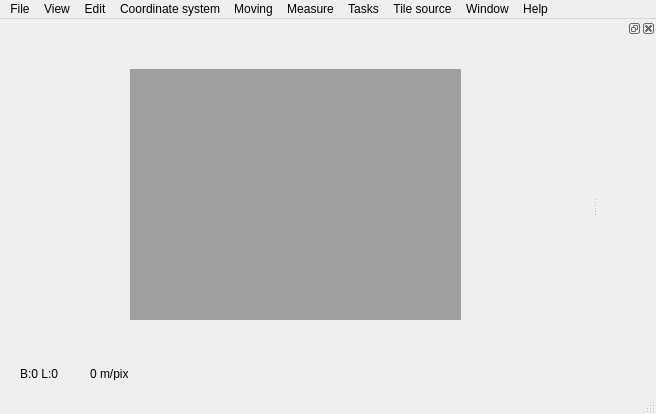
<?xml version="1.0" encoding="UTF-8"?>
<ui version="4.0">
 <class>MainWindow</class>
 <widget class="QMainWindow" name="MainWindow">
  <property name="geometry">
   <rect>
    <x>0</x>
    <y>0</y>
    <width>656</width>
    <height>414</height>
   </rect>
  </property>
  <property name="windowTitle">
   <string>Gpx on map</string>
  </property>
  <widget class="QWidget" name="centralwidget">
   <widget class="QLabel" name="lbCoord">
    <property name="geometry">
     <rect>
      <x>20</x>
      <y>348</y>
      <width>47</width>
      <height>13</height>
     </rect>
    </property>
    <property name="text">
     <string>B:0 L:0</string>
    </property>
   </widget>
   <widget class="QLabel" name="lbScale">
    <property name="geometry">
     <rect>
      <x>90</x>
      <y>348</y>
      <width>47</width>
      <height>13</height>
     </rect>
    </property>
    <property name="text">
     <string>0 m/pix</string>
    </property>
   </widget>
   <widget class="QMdiArea" name="mdiArea">
    <property name="geometry">
     <rect>
      <x>130</x>
      <y>50</y>
      <width>331</width>
      <height>251</height>
     </rect>
    </property>
   </widget>
  </widget>
  <widget class="QMenuBar" name="menubar">
   <property name="geometry">
    <rect>
     <x>0</x>
     <y>0</y>
     <width>656</width>
     <height>21</height>
    </rect>
   </property>
   <widget class="QMenu" name="menuFile">
    <property name="title">
     <string>File</string>
    </property>
    <addaction name="actionOpenMap"/>
    <addaction name="separator"/>
    <addaction name="actionCreateGpx"/>
    <addaction name="actionOpenGpx"/>
    <addaction name="actionSaveGpx"/>
    <addaction name="actionSaveGpxAs"/>
    <addaction name="actionCloseGpx"/>
    <addaction name="separator"/>
    <addaction name="actionImport"/>
    <addaction name="separator"/>
    <addaction name="actionSettings"/>
    <addaction name="separator"/>
    <addaction name="actionQuit"/>
   </widget>
   <widget class="QMenu" name="menuView">
    <property name="title">
     <string>View</string>
    </property>
    <addaction name="actionTileBoundaries"/>
    <addaction name="separator"/>
    <addaction name="actionHideTrackColumns"/>
    <addaction name="actionHideWptColumns"/>
    <addaction name="separator"/>
    <addaction name="actionDefaultGpxColWidth"/>
    <addaction name="actionDefaultTrkColWidth"/>
    <addaction name="actionDefaultWptColWidth"/>
    <addaction name="separator"/>
    <addaction name="actionLocalTimeGpx"/>
   </widget>
   <widget class="QMenu" name="menuEdit">
    <property name="title">
     <string>Edit</string>
    </property>
    <widget class="QMenu" name="menuArrDepTime">
     <property name="title">
      <string>Arrival and departure time</string>
     </property>
     <addaction name="actionArrTime"/>
     <addaction name="actionDepTime"/>
    </widget>
    <addaction name="actionTrackProp"/>
    <addaction name="actionMergeTracks"/>
    <addaction name="actionCutTrack"/>
    <addaction name="actionRemoveEqPoints"/>
    <addaction name="actionRemoveAzPoints"/>
    <addaction name="separator"/>
    <addaction name="actionAddOnClick"/>
    <addaction name="actionInsertOnClick"/>
    <addaction name="actionMoveTrackPoint"/>
    <addaction name="actionEditTrackPoint"/>
    <addaction name="actionDeleteTrackPoints"/>
    <addaction name="actionDeletePointsAbove"/>
    <addaction name="actionDeletePointsBelow"/>
    <addaction name="actionAverageCoordinates"/>
    <addaction name="actionCalculateTime"/>
    <addaction name="actionEquateCoordToPrec"/>
    <addaction name="actionEquateCoordToNext"/>
    <addaction name="separator"/>
    <addaction name="actionAddWayPoint"/>
    <addaction name="actionEditWayPoint"/>
    <addaction name="actionSortWayPoints"/>
    <addaction name="actionAlignWptTpt"/>
    <addaction name="menuArrDepTime"/>
    <addaction name="actionDeleteWaypoints"/>
   </widget>
   <widget class="QMenu" name="menuCoordinate_system">
    <property name="title">
     <string>Coordinate system</string>
    </property>
    <addaction name="actionPixels"/>
    <addaction name="actionMeters"/>
    <addaction name="actionDeg"/>
    <addaction name="actionDegMin"/>
    <addaction name="actionDegMinSec"/>
    <addaction name="actionRad"/>
   </widget>
   <widget class="QMenu" name="menuHelp">
    <property name="title">
     <string>Help</string>
    </property>
    <addaction name="actionHelp"/>
    <addaction name="actionAbout"/>
    <addaction name="actionAboutQt"/>
    <addaction name="actionTest"/>
   </widget>
   <widget class="QMenu" name="menuWindows">
    <property name="title">
     <string>Window</string>
    </property>
    <addaction name="actionCloseMap"/>
    <addaction name="actionCloseAllMap"/>
    <addaction name="separator"/>
    <addaction name="actionTileMap"/>
    <addaction name="actionCascadeMap"/>
    <addaction name="separator"/>
    <addaction name="actionNextMap"/>
    <addaction name="actionPrevMap"/>
    <addaction name="separator"/>
    <addaction name="actionTabbedMap"/>
   </widget>
   <widget class="QMenu" name="menuMoving">
    <property name="title">
     <string>Moving</string>
    </property>
    <addaction name="actionMoveGpxUp"/>
    <addaction name="actionMoveGpxDown"/>
    <addaction name="separator"/>
    <addaction name="actionFirstTrackPoint"/>
    <addaction name="actionPreviosTrackPoint"/>
    <addaction name="actionNextTrackPoint"/>
    <addaction name="actionLastTrackPoint"/>
    <addaction name="actionMoveByNTreckPoints"/>
    <addaction name="actionToNextStop"/>
    <addaction name="separator"/>
    <addaction name="actionToPointWithAltMin"/>
    <addaction name="actionToPointWithAltMax"/>
    <addaction name="actionToPointWithSpeedMax"/>
    <addaction name="separator"/>
    <addaction name="actionPrevWaypoint"/>
    <addaction name="actionNextWaypoint"/>
    <addaction name="actionToPrevWaypoint"/>
    <addaction name="actionToNextWaypoint"/>
    <addaction name="separator"/>
    <addaction name="actionMoveToPoint"/>
    <addaction name="actionMoveToCurrentTrackPoint"/>
    <addaction name="actionMoveToCurrentWaypoint"/>
   </widget>
   <widget class="QMenu" name="menuTileSource">
    <property name="title">
     <string>Tile source</string>
    </property>
    <addaction name="actionNetwork"/>
    <addaction name="actionCache"/>
    <addaction name="actionCacheNetwork"/>
   </widget>
   <widget class="QMenu" name="menuTasks">
    <property name="title">
     <string>Tasks</string>
    </property>
    <addaction name="actionMovementIndicators"/>
    <addaction name="actionMapProperty"/>
    <addaction name="actionTrackProperty"/>
    <addaction name="separator"/>
    <addaction name="actionTripReport"/>
    <addaction name="actionTownWeather"/>
   </widget>
   <widget class="QMenu" name="menuMeasure">
    <property name="title">
     <string>Measure</string>
    </property>
    <addaction name="actionMeasure"/>
    <addaction name="actionClearMeasure"/>
   </widget>
   <addaction name="menuFile"/>
   <addaction name="menuView"/>
   <addaction name="menuEdit"/>
   <addaction name="menuCoordinate_system"/>
   <addaction name="menuMoving"/>
   <addaction name="menuMeasure"/>
   <addaction name="menuTasks"/>
   <addaction name="menuTileSource"/>
   <addaction name="menuWindows"/>
   <addaction name="menuHelp"/>
  </widget>
  <widget class="QStatusBar" name="statusbar"/>
  <widget class="QDockWidget" name="dockWidget">
   <attribute name="dockWidgetArea">
    <number>2</number>
   </attribute>
   <widget class="QWidget" name="dockWidgetContents"/>
  </widget>
  <action name="actionPixels">
   <property name="checkable">
    <bool>true</bool>
   </property>
   <property name="text">
    <string>Pixels</string>
   </property>
  </action>
  <action name="actionMeters">
   <property name="checkable">
    <bool>true</bool>
   </property>
   <property name="text">
    <string>Meters</string>
   </property>
  </action>
  <action name="actionDeg">
   <property name="checkable">
    <bool>true</bool>
   </property>
   <property name="text">
    <string>Degrees</string>
   </property>
  </action>
  <action name="actionDegMin">
   <property name="checkable">
    <bool>true</bool>
   </property>
   <property name="text">
    <string>Degrees, minutes</string>
   </property>
  </action>
  <action name="actionDegMinSec">
   <property name="checkable">
    <bool>true</bool>
   </property>
   <property name="text">
    <string>Degrees, minutes, seconds</string>
   </property>
  </action>
  <action name="actionRad">
   <property name="checkable">
    <bool>true</bool>
   </property>
   <property name="text">
    <string>Radians</string>
   </property>
  </action>
  <action name="actionHelp">
   <property name="text">
    <string>Help</string>
   </property>
  </action>
  <action name="actionAbout">
   <property name="text">
    <string>About</string>
   </property>
  </action>
  <action name="actionAboutQt">
   <property name="icon">
    <iconset resource="gpxonmap.qrc">
     <normaloff>:/resources/qt.png</normaloff>:/resources/qt.png</iconset>
   </property>
   <property name="text">
    <string>About Qt</string>
   </property>
  </action>
  <action name="actionOpenMap">
   <property name="icon">
    <iconset resource="gpxonmap.qrc">
     <normaloff>:/resources/openmap.png</normaloff>:/resources/openmap.png</iconset>
   </property>
   <property name="text">
    <string>Open map</string>
   </property>
  </action>
  <action name="actionSettings">
   <property name="icon">
    <iconset resource="gpxonmap.qrc">
     <normaloff>:/resources/settings.png</normaloff>:/resources/settings.png</iconset>
   </property>
   <property name="text">
    <string>Settings</string>
   </property>
  </action>
  <action name="actionQuit">
   <property name="icon">
    <iconset resource="gpxonmap.qrc">
     <normaloff>:/resources/off.png</normaloff>:/resources/off.png</iconset>
   </property>
   <property name="text">
    <string>Quit</string>
   </property>
  </action>
  <action name="actionOpenGpx">
   <property name="icon">
    <iconset resource="gpxonmap.qrc">
     <normaloff>:/resources/opengpx.png</normaloff>:/resources/opengpx.png</iconset>
   </property>
   <property name="text">
    <string>Open gpx</string>
   </property>
  </action>
  <action name="actionSaveGpx">
   <property name="icon">
    <iconset resource="gpxonmap.qrc">
     <normaloff>:/resources/save.png</normaloff>:/resources/save.png</iconset>
   </property>
   <property name="text">
    <string>Save gpx</string>
   </property>
  </action>
  <action name="actionSaveGpxAs">
   <property name="icon">
    <iconset resource="gpxonmap.qrc">
     <normaloff>:/resources/saveas.png</normaloff>:/resources/saveas.png</iconset>
   </property>
   <property name="text">
    <string>Save gpx as...</string>
   </property>
  </action>
  <action name="actionCloseMap">
   <property name="text">
    <string>Close</string>
   </property>
  </action>
  <action name="actionCloseAllMap">
   <property name="text">
    <string>Close all</string>
   </property>
  </action>
  <action name="actionTileMap">
   <property name="text">
    <string>Tile</string>
   </property>
  </action>
  <action name="actionCascadeMap">
   <property name="text">
    <string>Cascade</string>
   </property>
  </action>
  <action name="actionNextMap">
   <property name="text">
    <string>Next</string>
   </property>
  </action>
  <action name="actionPrevMap">
   <property name="text">
    <string>Previouse</string>
   </property>
  </action>
  <action name="actionTabbedMap">
   <property name="checkable">
    <bool>true</bool>
   </property>
   <property name="text">
    <string>Tabbed</string>
   </property>
  </action>
  <action name="actionMoveToPoint">
   <property name="icon">
    <iconset resource="gpxonmap.qrc">
     <normaloff>:/resources/gotopnt.png</normaloff>:/resources/gotopnt.png</iconset>
   </property>
   <property name="text">
    <string>Move to point</string>
   </property>
  </action>
  <action name="actionTrackProp">
   <property name="icon">
    <iconset resource="gpxonmap.qrc">
     <normaloff>:/resources/trackprop.png</normaloff>:/resources/trackprop.png</iconset>
   </property>
   <property name="text">
    <string>Track property</string>
   </property>
  </action>
  <action name="actionMergeTracks">
   <property name="icon">
    <iconset resource="gpxonmap.qrc">
     <normaloff>:/resources/merge.png</normaloff>:/resources/merge.png</iconset>
   </property>
   <property name="text">
    <string>Merge tracks</string>
   </property>
  </action>
  <action name="actionCutTrack">
   <property name="icon">
    <iconset resource="gpxonmap.qrc">
     <normaloff>:/resources/cut.png</normaloff>:/resources/cut.png</iconset>
   </property>
   <property name="text">
    <string>Cat track</string>
   </property>
  </action>
  <action name="actionRemoveEqPoints">
   <property name="icon">
    <iconset resource="gpxonmap.qrc">
     <normaloff>:/resources/deleqpnt.png</normaloff>:/resources/deleqpnt.png</iconset>
   </property>
   <property name="text">
    <string>Delete points with equalent coordinates</string>
   </property>
  </action>
  <action name="actionRemoveAzPoints">
   <property name="icon">
    <iconset resource="gpxonmap.qrc">
     <normaloff>:/resources/delazpnt.png</normaloff>:/resources/delazpnt.png</iconset>
   </property>
   <property name="text">
    <string>Remove points that slightly deviate from the path</string>
   </property>
  </action>
  <action name="actionAddOnClick">
   <property name="checkable">
    <bool>true</bool>
   </property>
   <property name="icon">
    <iconset resource="gpxonmap.qrc">
     <normaloff>:/resources/pappend.png</normaloff>:/resources/pappend.png</iconset>
   </property>
   <property name="text">
    <string>Add point by clicking on map</string>
   </property>
  </action>
  <action name="actionInsertOnClick">
   <property name="checkable">
    <bool>true</bool>
   </property>
   <property name="icon">
    <iconset resource="gpxonmap.qrc">
     <normaloff>:/resources/pinsert.png</normaloff>:/resources/pinsert.png</iconset>
   </property>
   <property name="text">
    <string>Insert point by clicking on map</string>
   </property>
  </action>
  <action name="actionMoveTrackPoint">
   <property name="checkable">
    <bool>true</bool>
   </property>
   <property name="icon">
    <iconset resource="gpxonmap.qrc">
     <normaloff>:/resources/movepnt.png</normaloff>:/resources/movepnt.png</iconset>
   </property>
   <property name="text">
    <string>Movement track point</string>
   </property>
  </action>
  <action name="actionEditTrackPoint">
   <property name="icon">
    <iconset resource="gpxonmap.qrc">
     <normaloff>:/resources/pedit.png</normaloff>:/resources/pedit.png</iconset>
   </property>
   <property name="text">
    <string>Edit track point</string>
   </property>
  </action>
  <action name="actionDeleteTrackPoints">
   <property name="icon">
    <iconset resource="gpxonmap.qrc">
     <normaloff>:/resources/pdel.png</normaloff>:/resources/pdel.png</iconset>
   </property>
   <property name="text">
    <string>Delete track points</string>
   </property>
  </action>
  <action name="actionDeletePointsAbove">
   <property name="icon">
    <iconset resource="gpxonmap.qrc">
     <normaloff>:/resources/pdelup.png</normaloff>:/resources/pdelup.png</iconset>
   </property>
   <property name="text">
    <string>Delete all points above current</string>
   </property>
  </action>
  <action name="actionDeletePointsBelow">
   <property name="icon">
    <iconset resource="gpxonmap.qrc">
     <normaloff>:/resources/pdeldown.png</normaloff>:/resources/pdeldown.png</iconset>
   </property>
   <property name="text">
    <string>Delete all points below current</string>
   </property>
  </action>
  <action name="actionAverageCoordinates">
   <property name="icon">
    <iconset resource="gpxonmap.qrc">
     <normaloff>:/resources/averaging.png</normaloff>:/resources/averaging.png</iconset>
   </property>
   <property name="text">
    <string>Average coordinates selected points</string>
   </property>
  </action>
  <action name="actionCalculateTime">
   <property name="icon">
    <iconset resource="gpxonmap.qrc">
     <normaloff>:/resources/calctinpnt.png</normaloff>:/resources/calctinpnt.png</iconset>
   </property>
   <property name="text">
    <string>Calculate  time at intermediate points</string>
   </property>
  </action>
  <action name="actionEditWayPoint">
   <property name="icon">
    <iconset resource="gpxonmap.qrc">
     <normaloff>:/resources/wptedit.png</normaloff>:/resources/wptedit.png</iconset>
   </property>
   <property name="text">
    <string>Edit waypoint</string>
   </property>
  </action>
  <action name="actionCache">
   <property name="checkable">
    <bool>true</bool>
   </property>
   <property name="text">
    <string>Cache</string>
   </property>
  </action>
  <action name="actionNetwork">
   <property name="checkable">
    <bool>true</bool>
   </property>
   <property name="text">
    <string>Internet</string>
   </property>
  </action>
  <action name="actionCacheNetwork">
   <property name="checkable">
    <bool>true</bool>
   </property>
   <property name="checked">
    <bool>true</bool>
   </property>
   <property name="text">
    <string>Cache and Internet</string>
   </property>
  </action>
  <action name="actionMoveGpxUp">
   <property name="icon">
    <iconset resource="gpxonmap.qrc">
     <normaloff>:/resources/moveup.png</normaloff>:/resources/moveup.png</iconset>
   </property>
   <property name="text">
    <string>Move gpx up</string>
   </property>
  </action>
  <action name="actionMoveGpxDown">
   <property name="icon">
    <iconset resource="gpxonmap.qrc">
     <normaloff>:/resources/movedown.png</normaloff>:/resources/movedown.png</iconset>
   </property>
   <property name="text">
    <string>Move gpx down</string>
   </property>
  </action>
  <action name="actionFirstTrackPoint">
   <property name="icon">
    <iconset resource="gpxonmap.qrc">
     <normaloff>:/resources/gofirst.png</normaloff>:/resources/gofirst.png</iconset>
   </property>
   <property name="text">
    <string>First track point</string>
   </property>
  </action>
  <action name="actionPreviosTrackPoint">
   <property name="icon">
    <iconset resource="gpxonmap.qrc">
     <normaloff>:/resources/goprev.png</normaloff>:/resources/goprev.png</iconset>
   </property>
   <property name="text">
    <string>Previos track point</string>
   </property>
  </action>
  <action name="actionNextTrackPoint">
   <property name="icon">
    <iconset resource="gpxonmap.qrc">
     <normaloff>:/resources/gonext.png</normaloff>:/resources/gonext.png</iconset>
   </property>
   <property name="text">
    <string>Next track point</string>
   </property>
  </action>
  <action name="actionLastTrackPoint">
   <property name="icon">
    <iconset resource="gpxonmap.qrc">
     <normaloff>:/resources/golast.png</normaloff>:/resources/golast.png</iconset>
   </property>
   <property name="text">
    <string>Last track point</string>
   </property>
  </action>
  <action name="actionMoveByNTreckPoints">
   <property name="icon">
    <iconset resource="gpxonmap.qrc">
     <normaloff>:/resources/go_n.png</normaloff>:/resources/go_n.png</iconset>
   </property>
   <property name="text">
    <string>Мove by n track points</string>
   </property>
  </action>
  <action name="actionToNextStop">
   <property name="icon">
    <iconset resource="gpxonmap.qrc">
     <normaloff>:/resources/gostop.png</normaloff>:/resources/gostop.png</iconset>
   </property>
   <property name="text">
    <string>To the next stop</string>
   </property>
  </action>
  <action name="actionToPointWithAltMin">
   <property name="icon">
    <iconset resource="gpxonmap.qrc">
     <normaloff>:/resources/gominh.png</normaloff>:/resources/gominh.png</iconset>
   </property>
   <property name="text">
    <string>To track point with minimum height</string>
   </property>
  </action>
  <action name="actionToPointWithAltMax">
   <property name="icon">
    <iconset resource="gpxonmap.qrc">
     <normaloff>:/resources/gomaxh.png</normaloff>:/resources/gomaxh.png</iconset>
   </property>
   <property name="text">
    <string>To track point with maximum height</string>
   </property>
  </action>
  <action name="actionToPointWithSpeedMax">
   <property name="icon">
    <iconset resource="gpxonmap.qrc">
     <normaloff>:/resources/govmax.png</normaloff>:/resources/govmax.png</iconset>
   </property>
   <property name="text">
    <string>To track point with maximum speed</string>
   </property>
  </action>
  <action name="actionToNextWaypoint">
   <property name="icon">
    <iconset resource="gpxonmap.qrc">
     <normaloff>:/resources/tonextwpt.png</normaloff>:/resources/tonextwpt.png</iconset>
   </property>
   <property name="text">
    <string>To next waypoint</string>
   </property>
  </action>
  <action name="actionToPrevWaypoint">
   <property name="icon">
    <iconset resource="gpxonmap.qrc">
     <normaloff>:/resources/toprevwpt.png</normaloff>:/resources/toprevwpt.png</iconset>
   </property>
   <property name="text">
    <string>To previous waypoint</string>
   </property>
  </action>
  <action name="actionMoveToCurrentTrackPoint">
   <property name="icon">
    <iconset resource="gpxonmap.qrc">
     <normaloff>:/resources/gototrkpnt.png</normaloff>:/resources/gototrkpnt.png</iconset>
   </property>
   <property name="text">
    <string>Move to current track point</string>
   </property>
  </action>
  <action name="actionMoveToCurrentWaypoint">
   <property name="icon">
    <iconset resource="gpxonmap.qrc">
     <normaloff>:/resources/gotowpt.png</normaloff>:/resources/gotowpt.png</iconset>
   </property>
   <property name="text">
    <string>Move to current way point</string>
   </property>
  </action>
  <action name="actionMovementIndicators">
   <property name="icon">
    <iconset resource="gpxonmap.qrc">
     <normaloff>:/resources/topnt.png</normaloff>:/resources/topnt.png</iconset>
   </property>
   <property name="text">
    <string>Movement indicators before and after the point</string>
   </property>
  </action>
  <action name="actionMapProperty">
   <property name="icon">
    <iconset resource="gpxonmap.qrc">
     <normaloff>:/resources/mapprop.png</normaloff>:/resources/mapprop.png</iconset>
   </property>
   <property name="text">
    <string>Map property</string>
   </property>
  </action>
  <action name="actionTrackProperty">
   <property name="icon">
    <iconset resource="gpxonmap.qrc">
     <normaloff>:/resources/trackprop.png</normaloff>:/resources/trackprop.png</iconset>
   </property>
   <property name="text">
    <string>Track property</string>
   </property>
  </action>
  <action name="actionAddWayPoint">
   <property name="icon">
    <iconset resource="gpxonmap.qrc">
     <normaloff>:/resources/wptappend.png</normaloff>:/resources/wptappend.png</iconset>
   </property>
   <property name="text">
    <string>Add waypoint</string>
   </property>
  </action>
  <action name="actionSortWayPoints">
   <property name="icon">
    <iconset resource="gpxonmap.qrc">
     <normaloff>:/resources/wptsort.png</normaloff>:/resources/wptsort.png</iconset>
   </property>
   <property name="text">
    <string>Sort waypoints</string>
   </property>
  </action>
  <action name="actionDeleteWaypoints">
   <property name="icon">
    <iconset resource="gpxonmap.qrc">
     <normaloff>:/resources/wptdel.png</normaloff>:/resources/wptdel.png</iconset>
   </property>
   <property name="text">
    <string>Delete waypoints</string>
   </property>
  </action>
  <action name="actionEquateCoordToPrec">
   <property name="icon">
    <iconset resource="gpxonmap.qrc">
     <normaloff>:/resources/equate_p.png</normaloff>:/resources/equate_p.png</iconset>
   </property>
   <property name="text">
    <string>Equate coordinates of points to the previous one</string>
   </property>
  </action>
  <action name="actionEquateCoordToNext">
   <property name="icon">
    <iconset resource="gpxonmap.qrc">
     <normaloff>:/resources/equate_a.png</normaloff>:/resources/equate_a.png</iconset>
   </property>
   <property name="text">
    <string>Equate coordinates of points to the next one</string>
   </property>
  </action>
  <action name="actionTest">
   <property name="icon">
    <iconset>
     <normaloff>:/sgn/resources/sflagg.png</normaloff>:/sgn/resources/sflagg.png</iconset>
   </property>
   <property name="text">
    <string>test</string>
   </property>
  </action>
  <action name="actionCloseGpx">
   <property name="text">
    <string>Close gpx</string>
   </property>
  </action>
  <action name="actionTileBoundaries">
   <property name="checkable">
    <bool>true</bool>
   </property>
   <property name="icon">
    <iconset resource="gpxonmap.qrc">
     <normaloff>:/resources/tileboard.png</normaloff>:/resources/tileboard.png</iconset>
   </property>
   <property name="text">
    <string>Tile boundaries</string>
   </property>
  </action>
  <action name="actionImport">
   <property name="text">
    <string>Import</string>
   </property>
  </action>
  <action name="actionHideTrackColumns">
   <property name="icon">
    <iconset resource="gpxonmap.qrc">
     <normaloff>:/resources/vhtcolumn.png</normaloff>:/resources/vhtcolumn.png</iconset>
   </property>
   <property name="text">
    <string>Hide (show) track columns</string>
   </property>
  </action>
  <action name="actionHideWptColumns">
   <property name="icon">
    <iconset resource="gpxonmap.qrc">
     <normaloff>:/resources/vhwcolumn.png</normaloff>:/resources/vhwcolumn.png</iconset>
   </property>
   <property name="text">
    <string>Hide (show) waypoint columns</string>
   </property>
  </action>
  <action name="actionTripReport">
   <property name="icon">
    <iconset resource="gpxonmap.qrc">
     <normaloff>:/resources/report.png</normaloff>:/resources/report.png</iconset>
   </property>
   <property name="text">
    <string>Trip report</string>
   </property>
  </action>
  <action name="actionAlignWptTpt">
   <property name="icon">
    <iconset resource="gpxonmap.qrc">
     <normaloff>:/resources/wpteqpnt.png</normaloff>:/resources/wpteqpnt.png</iconset>
   </property>
   <property name="text">
    <string>Align waypoint with trackpoint</string>
   </property>
  </action>
  <action name="actionDepTime">
   <property name="icon">
    <iconset resource="gpxonmap.qrc">
     <normaloff>:/resources/wptdep.png</normaloff>:/resources/wptdep.png</iconset>
   </property>
   <property name="text">
    <string>Departure time to waypoint</string>
   </property>
  </action>
  <action name="actionArrTime">
   <property name="icon">
    <iconset resource="gpxonmap.qrc">
     <normaloff>:/resources/wptarr.png</normaloff>:/resources/wptarr.png</iconset>
   </property>
   <property name="text">
    <string>Arrival time to waypoint</string>
   </property>
  </action>
  <action name="actionLocalTimeGpx">
   <property name="text">
    <string>Local time for gpx</string>
   </property>
  </action>
  <action name="actionDefaultGpxColWidth">
   <property name="text">
    <string>Default gpx columns width</string>
   </property>
  </action>
  <action name="actionDefaultTrkColWidth">
   <property name="text">
    <string>Default track columns width</string>
   </property>
  </action>
  <action name="actionDefaultWptColWidth">
   <property name="text">
    <string>Default waypoints columns width</string>
   </property>
  </action>
  <action name="actionMeasure_">
   <property name="checkable">
    <bool>true</bool>
   </property>
   <property name="icon">
    <iconset resource="gpxonmap.qrc">
     <normaloff>:/resources/measure.png</normaloff>:/resources/measure.png</iconset>
   </property>
   <property name="text">
    <string>Measure</string>
   </property>
  </action>
  <action name="actionNextWaypoint">
   <property name="icon">
    <iconset resource="gpxonmap.qrc">
     <normaloff>:/resources/wptnext.png</normaloff>:/resources/wptnext.png</iconset>
   </property>
   <property name="text">
    <string>Next waypoint</string>
   </property>
  </action>
  <action name="actionPrevWaypoint">
   <property name="icon">
    <iconset resource="gpxonmap.qrc">
     <normaloff>:/resources/wptprev.png</normaloff>:/resources/wptprev.png</iconset>
   </property>
   <property name="text">
    <string>Previos waypoint</string>
   </property>
  </action>
  <action name="actionClearMeasure_">
   <property name="icon">
    <iconset resource="gpxonmap.qrc">
     <normaloff>:/resources/measclear.png</normaloff>:/resources/measclear.png</iconset>
   </property>
   <property name="text">
    <string>Clear measure</string>
   </property>
  </action>
  <action name="actionMeasure">
   <property name="checkable">
    <bool>true</bool>
   </property>
   <property name="icon">
    <iconset resource="gpxonmap.qrc">
     <normaloff>:/resources/measure.png</normaloff>:/resources/measure.png</iconset>
   </property>
   <property name="text">
    <string>Measure</string>
   </property>
  </action>
  <action name="actionClearMeasure">
   <property name="icon">
    <iconset resource="gpxonmap.qrc">
     <normaloff>:/resources/measclear.png</normaloff>:/resources/measclear.png</iconset>
   </property>
   <property name="text">
    <string>Clear measure</string>
   </property>
  </action>
  <action name="actionTownWeather">
   <property name="icon">
    <iconset resource="gpxonmap.qrc">
     <normaloff>:/resources/weather.png</normaloff>:/resources/weather.png</iconset>
   </property>
   <property name="text">
    <string>Weather in town</string>
   </property>
  </action>
  <action name="actionCreateGpx">
   <property name="icon">
    <iconset resource="gpxonmap.qrc">
     <normaloff>:/resources/creategpx.png</normaloff>:/resources/creategpx.png</iconset>
   </property>
   <property name="text">
    <string>Create gpx</string>
   </property>
  </action>
 </widget>
 <resources>
  <include location="gpxonmap.qrc"/>
 </resources>
 <connections/>
</ui>
